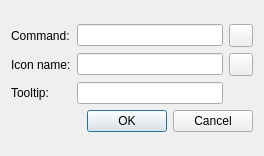
<?xml version="1.0" encoding="UTF-8"?>
<ui version="4.0">
 <class>AppletLauncherSettings</class>
 <widget class="QDialog" name="AppletLauncherSettings">
  <property name="geometry">
   <rect>
    <x>0</x>
    <y>0</y>
    <width>264</width>
    <height>156</height>
   </rect>
  </property>
  <property name="windowTitle">
   <string>Options</string>
  </property>
  <layout class="QVBoxLayout" name="verticalLayout_2">
   <item>
    <layout class="QVBoxLayout" name="verticalLayout">
     <item>
      <layout class="QGridLayout" name="gridLayout">
       <item row="1" column="0">
        <widget class="QLabel" name="label_icon">
         <property name="text">
          <string>Icon name:</string>
         </property>
        </widget>
       </item>
       <item row="0" column="1">
        <widget class="QLineEdit" name="command"/>
       </item>
       <item row="2" column="0">
        <widget class="QLabel" name="label_tooltip">
         <property name="text">
          <string>Tooltip:</string>
         </property>
        </widget>
       </item>
       <item row="0" column="2">
        <widget class="QToolButton" name="buttonCommand">
         <property name="text">
          <string/>
         </property>
        </widget>
       </item>
       <item row="1" column="1">
        <widget class="QLineEdit" name="icon"/>
       </item>
       <item row="0" column="0">
        <widget class="QLabel" name="label_command">
         <property name="text">
          <string>Command:</string>
         </property>
        </widget>
       </item>
       <item row="1" column="2">
        <widget class="QToolButton" name="buttonIcon">
         <property name="enabled">
          <bool>true</bool>
         </property>
        </widget>
       </item>
       <item row="2" column="1">
        <widget class="QLineEdit" name="tooltip"/>
       </item>
      </layout>
     </item>
     <item>
      <widget class="QDialogButtonBox" name="buttonBox">
       <property name="orientation">
        <enum>Qt::Horizontal</enum>
       </property>
       <property name="standardButtons">
        <set>QDialogButtonBox::Cancel|QDialogButtonBox::Ok</set>
       </property>
      </widget>
     </item>
    </layout>
   </item>
  </layout>
 </widget>
 <tabstops>
  <tabstop>command</tabstop>
  <tabstop>buttonCommand</tabstop>
  <tabstop>icon</tabstop>
  <tabstop>buttonIcon</tabstop>
  <tabstop>tooltip</tabstop>
  <tabstop>buttonBox</tabstop>
 </tabstops>
 <resources/>
 <connections>
  <connection>
   <sender>buttonBox</sender>
   <signal>accepted()</signal>
   <receiver>AppletLauncherSettings</receiver>
   <slot>accept()</slot>
   <hints>
    <hint type="sourcelabel">
     <x>248</x>
     <y>254</y>
    </hint>
    <hint type="destinationlabel">
     <x>157</x>
     <y>274</y>
    </hint>
   </hints>
  </connection>
  <connection>
   <sender>buttonBox</sender>
   <signal>rejected()</signal>
   <receiver>AppletLauncherSettings</receiver>
   <slot>reject()</slot>
   <hints>
    <hint type="sourcelabel">
     <x>316</x>
     <y>260</y>
    </hint>
    <hint type="destinationlabel">
     <x>286</x>
     <y>274</y>
    </hint>
   </hints>
  </connection>
 </connections>
</ui>
